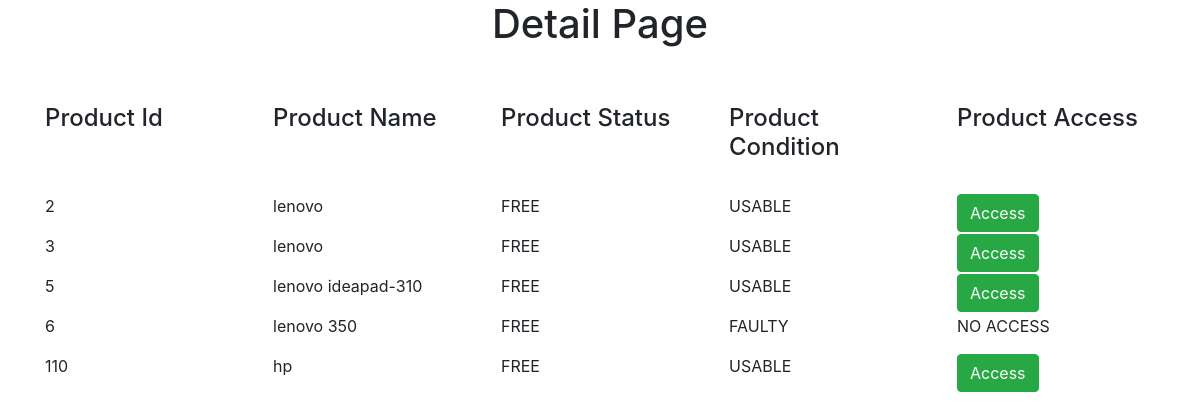
Before: /detail/Laptops/ (signed in) with the older database file.
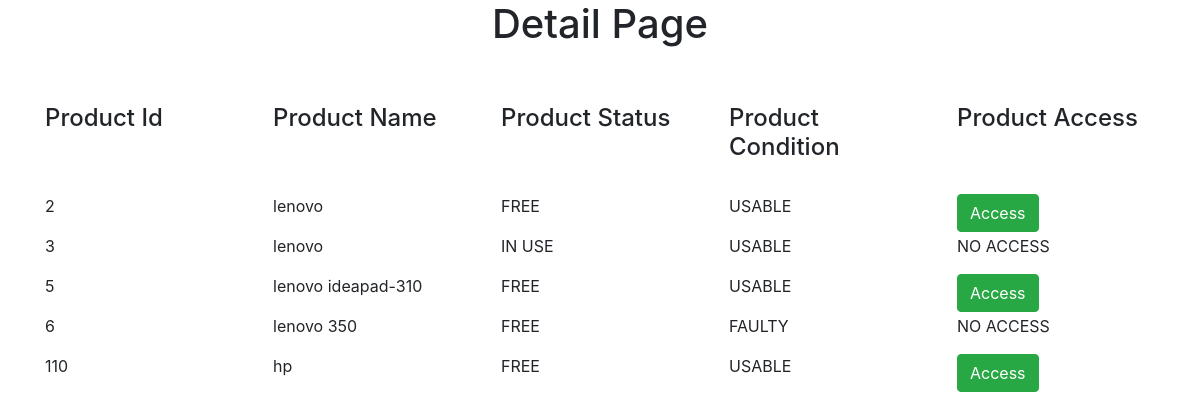
After: the same page with the newer database file.
### product/models.py (models this page shows, shortened)
class Product(models.Model):
    id              = models.CharField(max_length=20, primary_key=True, blank=False)
    uid             = models.IntegerField(max_length=20, default=0)
    name            = models.CharField(max_length=50)
    prod_choice     = (
            ('Laptops', 'Laptops'),
            ('Storage', 'storage'),
            ('Mobiles', 'Mobiles'),
            ('Fashion', 'Fashion'),
    )
    type            = models.CharField(max_length=12, choices=prod_choice, blank=True)
    status_choice   = (
            ('FREE', 'Free'),
            ('IN USE', 'In use'),
    )
    status          = models.CharField(max_length=12, choices=status_choice, default='Free')
    condition_choice = (
            ('USABLE', 'Usable'),
            ('FAULTY', 'faulty'),
    )
    condition       = models.CharField(max_length=12, choices=condition_choice, default='Usable')

### product/views.py (the view)
# urls.py: url(r'^detail/(?P<parameter>[\w-]+)/$', product_detail_view, name='detail'),
def product_detail_view(request, parameter):
    queryset = Product.objects.filter(type=parameter)
    cart_obj, new_obj = Cart.objects.new_or_get(request)
    current_user = int(request.user.id)
    context = {
        'object_list' : queryset,
        'cart'        : cart_obj,
        'userid'      : current_user,
    }
    return render(request, "product/detail.html", context)

### cart/models.py (called while the page is built)
    def new_or_get(self, request):
        crtid = request.user.id
        cart_id = request.user.id
        qs = self.get_queryset().filter(crtid=cart_id)
        if qs.count() == 1:
            new_obj = False
            cart_obj = qs.first()
            if request.user.is_authenticated and cart_obj.user is None:
                cart_obj.user = request.user
                cart_obj.save()
        else:
            cart_obj = Cart.objects.new(user=request.user)
            new_obj = True
        return cart_obj, new_obj

### product/templates/product/detail.html (shortened to what this page needs)
<!doctype html>
  <html lang="en">
    <head>
      <link rel="stylesheet" href="https://maxcdn.bootstrapcdn.com/bootstrap/4.0.0/css/bootstrap.min.css">
    </head>
    <body>
      <div class="text-center">
        <h1>Detail Page</h1>
      </div>
      <br/><br/>
      <div class = 'container'>
        <div class = 'row'>
          <div class = 'col'>
            <h4> Product Id </h3>
          </div>
          <div class = 'col'>
            <h4> Product Name </h3>
          </div>
          <div class = 'col'>
            <h4> Product Status </h3>
          </div>
          <div class = 'col'>
            <h4> Product Condition </h3>
          </div>
          <div class = 'col'>
            <h4> Product Access  </h3>
          </div>
        </div>
        <br/>
        {% for obj in object_list %}
        <div class = 'row'>
          <div class = 'col'>
            <p> {{ obj.id }} </p>
          </div>
            <div class = 'col'>
              <p> {{ obj.name }} </p>
            </div>
            <div class = 'col'>
              <p> {{ obj.status }} </p>
            </div>
            <div class = 'col'>
              <p> {{ obj.condition }} </p>
            </div>
            <div class = 'col'>
              {% if obj.condition == 'FAULTY' %}
                    <p> NO ACCESS </p>
              {% else %}
                  <form method='POST' action='{% url "cart:update"%}' class="form"> {% csrf_token %}
                    {% if obj.uid == userid and obj.status == 'IN USE'%}
                      <button type='submit' class='btn btn-link'>Remove</button>
                    {% else %}
                      {% if obj.uid != userid and obj.uid != 0 %}
                          <p> NO ACCESS </p>
                      {% else %}
                        <button type='submit' class='btn btn-success'>Access</button>
                      {% endif %}
                    {% endif %}
                  </form>
              {% endif %}
            </div>
          </div>
            {% endfor %}
      </div>
    </body>
  </html>

Changed rows visible on the page:
changed Product id 3: status "FREE" → "IN USE"; uid "Access" → "NO ACCESS"
